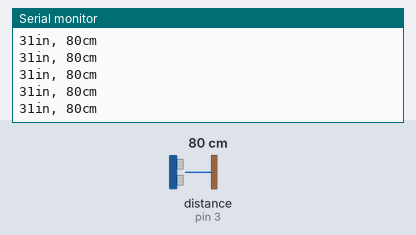
This sketch was run on a simulated Arduino Uno, built with avr-gcc and run on an emulated ATmega328P. Parts: the last lines printed to the serial monitor. Wiring (inferred from the names in the program): ultrasonic range finder: trigger pin 12; echo pin 3. The test bench sets the inputs (shaded band); at power-on: distance to the obstacle (sensor on pin 3) 80 cm. The echo pulse lasts 58.3 µs per cm.

Above: at 1.2 s.
1.3 s: distance to the obstacle (sensor on pin 3) set to 2 cm
At 1.38 s:
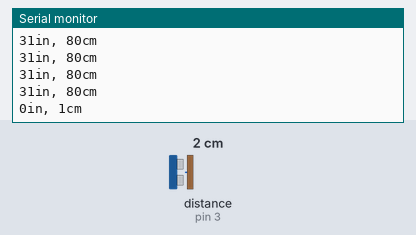
4.3 s: distance to the obstacle (sensor on pin 3) set to 4 cm
At 4.3 s:
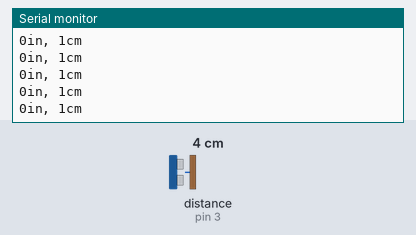
5.8 s: distance to the obstacle (sensor on pin 3) set to 35 cm
At 5.82 s:
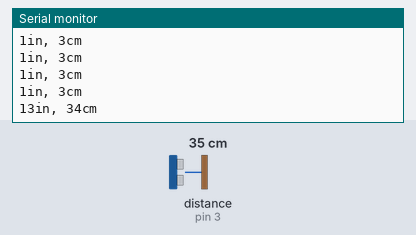
Timing chart, 0 to 8.8 s (numbered marks = the images above; inputs shaded):
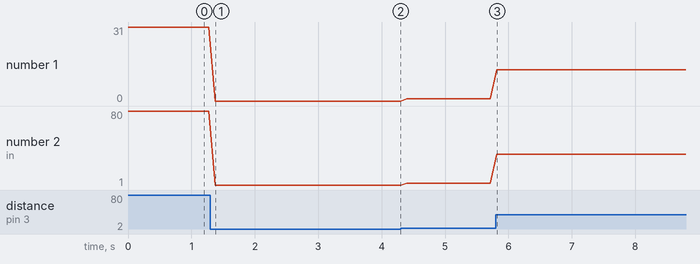

Measured:
- after the input at 1.3 s, the serial monitor: prints a new line after 0.07 s (image 1)
- after the input at 5.8 s, the serial monitor: prints a new line at once (image 3)
- plotted number 1: 31 → 0 after the input at 1.3 s, 1 → 13 after the input at 5.8 s
- plotted number 2: 80 → 1 after the input at 1.3 s, 1 → 3 after the input at 4.3 s, 3 → 34 after the input at 5.8 s

The sketch:

arduinocode.ino
```cpp
const int trigPin = 12;
const int echoPin = 3;

void setup() {
  // initialize serial communication:
  Serial.begin(9600);
}

void loop()
{
  // establish variables for duration of the ping,
  // and the distance result in inches and centimeters:
  long duration, inches, cm;

  // The sensor is triggered by a HIGH pulse of 10 or more microseconds.
  // Give a short LOW pulse beforehand to ensure a clean HIGH pulse:
  pinMode(trigPin, OUTPUT);
  digitalWrite(trigPin, LOW);
  delayMicroseconds(2);
  digitalWrite(trigPin, HIGH);
  delayMicroseconds(10);
  digitalWrite(trigPin, LOW);

  // Read the signal from the sensor: a HIGH pulse whose
  // duration is the time (in microseconds) from the sending
  // of the ping to the reception of its echo off of an object.
  pinMode(echoPin, INPUT);
  duration = pulseIn(echoPin, HIGH);

  // convert the time into a distance
  inches = microsecondsToInches(duration);
  cm = microsecondsToCentimeters(duration);

  Serial.print(inches);
  Serial.print("in, ");
  Serial.print(cm);
  Serial.print("cm");
  Serial.println();

  delay(100);
}

long microsecondsToInches(long microseconds)
{
  // According to Parallax's datasheet for the PING))), there are
  // 73.746 microseconds per inch (i.e. sound travels at 1130 feet per
  // second).  This gives the distance travelled by the ping, outbound
  // and return, so we divide by 2 to get the distance of the obstacle.
  // See: http://www.parallax.com/dl/docs/prod/acc/28015-PING-v1.3.pdf
  return microseconds / 74 / 2;
}

long microsecondsToCentimeters(long microseconds)
{
  // The speed of sound is 340 m/s or 29 microseconds per centimeter.
  // The ping travels out and back, so to find the distance of the
  // object we take half of the distance travelled.
  return microseconds / 29 / 2;
}
```
